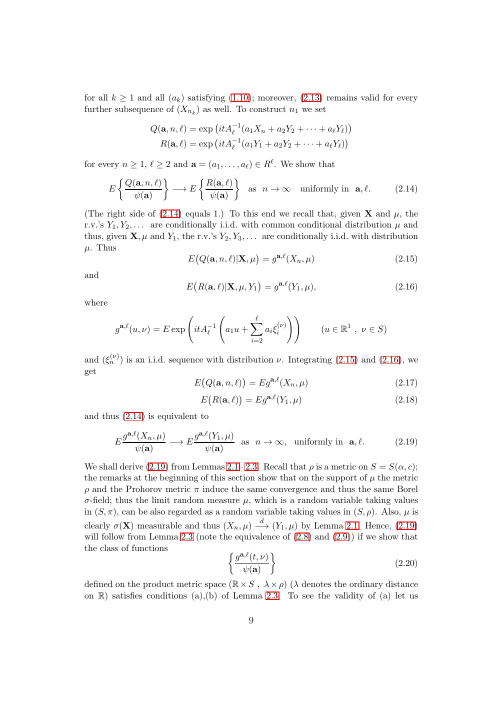
#> input picture packets/fa_banach_001_counterexamples_1707.08890_1707.08890_weighted_stable_domain_obstructions/files/figures/source_page-09.png, 992 x 1404 px, given in place of source_page-03.png, which was not available (shown at 1/2 size)
$ python make_open_problem_crops.py
#> lines starting #> are read from the running program, lines starting #| are printed output that depends on the picture; pictures that were not available may be replaced by others from this repository, and a replacement may not be noted
#!/usr/bin/env python3
"""Crop the two-page source statement from rendered source pages."""

from pathlib import Path

from PIL import Image


PACKET = Path(__file__).resolve().parents[1]
TMP = PACKET / "tmp"
FIGURES = PACKET / "figures"


def main() -> None:
    FIGURES.mkdir(exist_ok=True)
    page3 = Image.open(TMP / "source_page-03.png").convert("RGB")
#> page3 is the input picture: PIL image 992x1404 RGB; mean R, G, B 249.1, 248.7, 248.7
    page4 = Image.open(TMP / "source_page-04.png").convert("RGB")
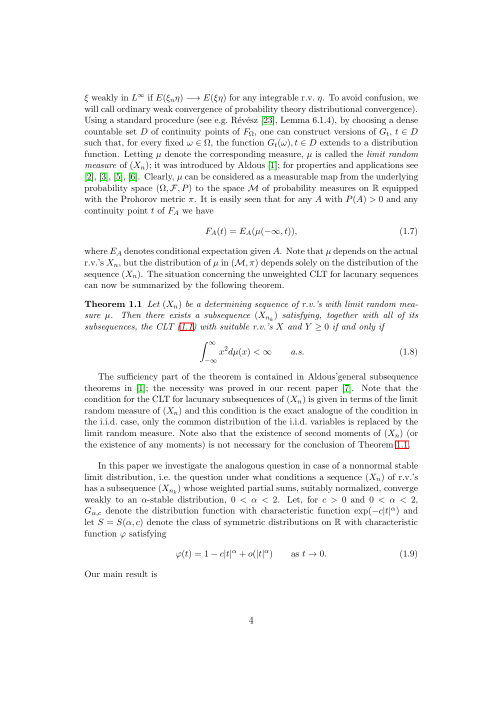
#> input picture packets/fa_banach_001_counterexamples_1707.08890_1707.08890_weighted_stable_domain_obstructions/files/figures/source_page-04.png, 992 x 1404 px, found by its file name (shown at 1/2 size)
#> page4 is the input picture: PIL image 992x1404 RGB; mean R, G, B 246.6, 246.7, 246.6

    # Retain the complete text width and comfortable side margins.
    crop3 = page3.crop((150, 1100, 1380, 1915))
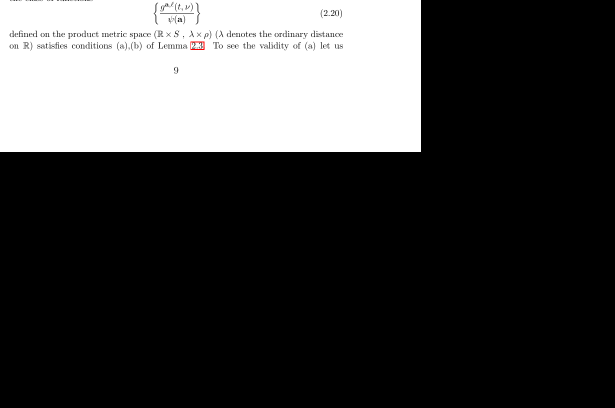
#> crop3: PIL image 1230x815 RGB (shown at 1/2 size); mean R, G, B 64.2, 64.2, 64.2
    crop4 = page4.crop((150, 170, 1380, 400))
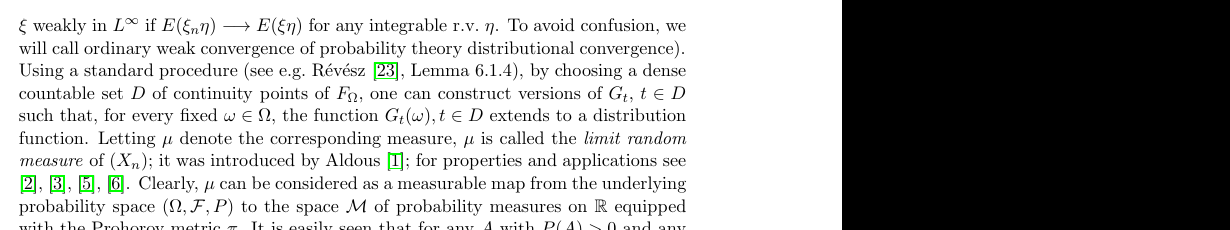
#> crop4: PIL image 1230x230 RGB; mean R, G, B 161.5, 162, 161.5
    crop3.save(FIGURES / "open_problem_crop_page3.png")
    crop4.save(FIGURES / "open_problem_crop_page4.png")

    print("wrote", FIGURES / "open_problem_crop_page3.png", crop3.size)
#| wrote packets/fa_banach_001_counterexamples_2307.11529_2307.11529_finite_paths_bijective_coarse_counterexample/files/figures/open_problem_crop_page3.png (1230, 815)
    print("wrote", FIGURES / "open_problem_crop_page4.png", crop4.size)
#| wrote packets/fa_banach_001_counterexamples_2307.11529_2307.11529_finite_paths_bijective_coarse_counterexample/files/figures/open_problem_crop_page4.png (1230, 230)


if __name__ == "__main__":
    main()
